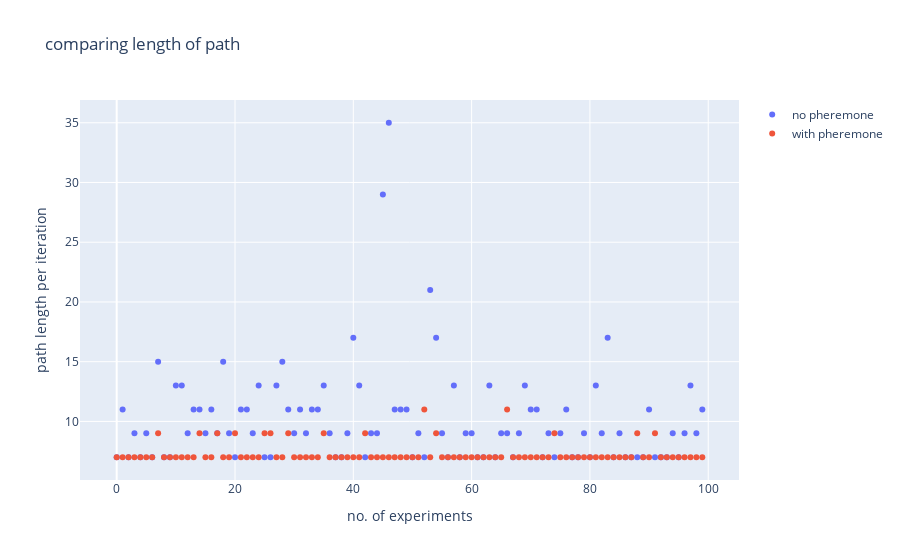

Notebook code cell kept with this figure:
### Code cell
fig = go.Figure()
x_axis = list(range(num_points))

fig.add_trace(go.Scatter(x=x_axis, y=path_len_list,
                    mode='markers',
                    name='no pheremone'))
fig.add_trace(go.Scatter(x=x_axis, y=path_len_list_opt,
                    mode='markers',
                    name='with pheremone'))
fig.update_layout(title='comparing length of path',
                   xaxis_title='no. of experiments',
                   yaxis_title='path length per iteration')
fig.show()
print("Mean path length without pheremone: ", np.nanmean(path_len_list))
print("Median path length without pheremone: ", np.nanmedian(path_len_list))
print("Mean path length with pheremone: ", np.nanmean(path_len_list_opt))
print("Median path length with pheremone: ", np.nanmedian(path_len_list_opt))

### Figure 1 — Plotly figure (JSON) as saved in the notebook; plotly's stock layout.template omitted (floating-point values rounded to 4 significant figures)
{"data": [{"mode": "markers", "name": "no pheremone", "type": "scatter", "x": [0, 1, 2, 3, 4, 5, 6, 7, 8, 9, 10, 11, 12, 13, 14, 15, 16, 17, 18, 19, 20, 21, 22, 23, 24, 25, 26, 27, 28, 29, 30, 31, 32, 33, 34, 35, 36, 37, 38, 39, 40, 41, 42, 43, 44, 45, 46, 47, 48, 49, 50, 51, 52, 53, 54, 55, 56, 57, 58, 59, 60, 61, 62, 63, 64, 65, 66, 67, 68, 69, 70, 71, 72, 73, 74, 75, 76, 77, 78, 79, 80, 81, 82, 83, 84, 85, 86, 87, 88, 89, 90, 91, 92, 93, 94, 95, 96, 97, 98, 99], "y": [7, 11, 7, 9, 7, 9, 7, 15, 7, 7, 13, 13, 9, 11, 11, 9, 11, 9, 15, 9, 7, 11, 11, 9, 13, 7, 7, 13, 15, 11, 9, 11, 9, 11, 11, 13, 9, 7, 7, 9, 17, 13, 7, 9, 9, 29, 35, 11, 11, 11, 7, 9, 7, 21, 17, 9, 7, 13, 7, 9, 9, 7, 7, 13, 7, 9, 9, 7, 9, 13, 11, 11, 7, 9, 7, 9, 11, 7, 7, 9, 7, 13, 9, 17, 7, 9, 7, 7, 7, 7, 11, 7, 7, 7, 9, 7, 9, 13, 9, 11]}, {"mode": "markers", "name": "with pheremone", "type": "scatter", "x": [0, 1, 2, 3, 4, 5, 6, 7, 8, 9, 10, 11, 12, 13, 14, 15, 16, 17, 18, 19, 20, 21, 22, 23, 24, 25, 26, 27, 28, 29, 30, 31, 32, 33, 34, 35, 36, 37, 38, 39, 40, 41, 42, 43, 44, 45, 46, 47, 48, 49, 50, 51, 52, 53, 54, 55, 56, 57, 58, 59, 60, 61, 62, 63, 64, 65, 66, 67, 68, 69, 70, 71, 72, 73, 74, 75, 76, 77, 78, 79, 80, 81, 82, 83, 84, 85, 86, 87, 88, 89, 90, 91, 92, 93, 94, 95, 96, 97, 98, 99], "y": [7, 7, 7, 7, 7, 7, 7, 9, 7, 7, 7, 7, 7, 7, 9, 7, 7, 9, 7, 7, 9, 7, 7, 7, 7, 9, 9, 7, 7, 9, 7, 7, 7, 7, 7, 9, 7, 7, 7, 7, 7, 7, 9, 7, 7, 7, 7, 7, 7, 7, 7, 7, 11, 7, 9, 7, 7, 7, 7, 7, 7, 7, 7, 7, 7, 7, 11, 7, 7, 7, 7, 7, 7, 7, 9, 7, 7, 7, 7, 7, 7, 7, 7, 7, 7, 7, 7, 7, 9, 7, 7, 9, 7, 7, 7, 7, 7, 7, 7, 7]}], "layout": {"title": {"text": "comparing length of path"}, "xaxis": {"title": {"text": "no. of experiments"}}, "yaxis": {"title": {"text": "path length per iteration"}}}}
